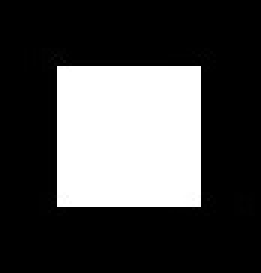
%> input picture Model Fitting/testSquare.jpg, 87 x 91 px (shown 3 times larger)
$ octave Data_analysis.m   (GNU Octave 9; MATLAB toolbox functions it lacks are replaced by stand-ins)
%> lines starting %> are read from the running program, lines starting %| are printed output that depends on the picture; in (x1, y1, x2, y2) boxes, pixels count from 0 and x2, y2 are one past the last pixel; in counts of white or black regions, pixels touching at a corner belong together; the program's own positions count from 1
### Model Fitting/CS5320_Hough.m
function [H,pts] = CS5320_Hough(imo)
% CS5320_Hough - Hough transform of image
% On input:
%    imo (mxn array): gray-level image
% On output:
%    H (rxt array): Hough accumulator array (r rho values; t theta
%    values)
%      r = [indexes to cover from [-ceil(image diagonal to
%           ceil(image diagonal)]
%	   t = [1:180]
%    pts (rxt struct): contains points which contributed to line
%      pts(i,j).pts (kx2 array): k pixels (rows and cols)
% Call:
%    [H4,H4pts] = CS5320_Hough(double(hall4g));
% Author:
%    T. Henderson
%    UU
%    Spring 2016
%
[rows,cols] = size(imo);

rmax = ceil(sqrt(rows^2 + cols^2));
H = zeros(rmax*2+1,180);%% -1
pts(rmax*2+1,180).pts = [];

imEdge = edge(imo,'canny');

for i = 1:rows
    for j = 1:cols
        if imEdge(i,j)==1
            x = j;
            y = rows - i +1;
            for theta = 1:180
                rho = -(x*cosd(theta-1)+y*sind(theta-1));
                rho_ind = round(rmax + 1 - rho);
                H(rho_ind,theta)=H(rho_ind,theta)+1;
                pts(rho_ind,theta).pts = [pts(rho_ind,theta).pts; [i,j]];
            end
        end
    end
end

### Model Fitting/CV_total_LS.m
function [p,s] = CV_total_LS(x,y)
%
%CV_total_LS - total least squares method to fit best line to points
%    (Forsyth and Ponce page 295
%On input:
%    x (nx1 vector): x coordinates of points
%    y (nx1 vector): y coordinates of points
%On output:
%    p (1x3 vector): coefficients of best fit line ax + by + c = 0
%    s (float): error measure (sum of squares of distances
%    of points to line)
%Call:
%     do not use >> [p1,s1] = CV_total_LS([1,2,3],[1,2,3]);
%     [p1,s1] = CV_total_LS([1;2;3],[1;2;3]);
%Author:
%    Clinton Fernandes
%    UU
%    Spring 2016
%

n = size(x,1);

A11 = mean(x.^2) - mean(x)^2;
A12 = mean(x.*y) - mean(x)*mean(y);
A21 = A12;
A22 = mean(y.^2) - mean(y)^2;
A = [A11 A12; A21 A22];

[V,D] = eigs(A);

if D(1,1)<D(2,2)
   p(1,1) = V(1,1);
   p(1,2) = V(2,1);
else
   p(1,1) = V(1,2);
   p(1,2) = V(2,2);
end

p(1,3) = -p(1,1)*mean(x) - p(1,2)*mean(y);

s = 0;
for i = 1:n;
	s = s + (p(1,1)*x(i) + p(1,2)*y(i) + p(1,3))^2;
end

### Model Fitting/CS5320_plot_line.m
function CS5320_plot_line(p,x1,x2,y1,y2)
% CS5320_plot_line - plots line given parameters
% On input:
%    p (1x3 vector): line parameters (p(1)x + p(2)y + p(3) = 0)
%     x1 (float): first x value
%    x2 (float): second x value
%      if x1 ˜= x2, then plot line from x1 to x2 (calculate y1 and
%      y2)
%    y1 (float): first y value
%    y2 (float): second y value
%      if x1==x2, then plot line from y1 to y2 (calculate x1 and x2)
% On output:
%    plot line
% Call:
%     CS5320_plot_line(p1,0,7,0,0);
% Author:
%    Clinton Fernandes
%    UU
%    Spring 2016
%

if x1 == x2
    x = [];
    y = [];
    for y_tmp = y1:y2
        x_tmp = (-p(1,2)*y_tmp - p(1,3))/p(1,1);
        x = [x;x_tmp];
        y = [y;y_tmp];
        plot(x_tmp,y_tmp,'b*-');
    end
else
    x = [];
    y = [];
    for x_tmp = x1:x2
        y_tmp = (-p(1,1)*x_tmp - p(1,3))/p(1,2);
        x = [x;x_tmp];
        y = [y;y_tmp];
    end
end

%hold on;
plot(x,y,'LineWidth',1);
hold off;

### Model Fitting/Data_analysis.m
img = rgb2gray(imread('testSquare.jpg'));
%> img: size 91x87 uint8; min 0, max 255, mean 72.7
[H4,H4pts] = CS5320_Hough(double(img));
%> in CS5320_Hough, `imEdge = edge(imo,'canny');`:
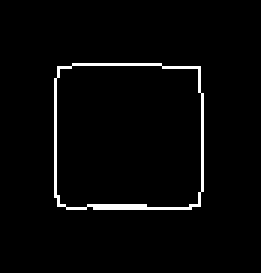
%> imEdge: size 91x87 logical (shown 3 times larger); 2.6% white in thin lines or dots, all inside (x1, y1, x2, y2) = (18, 21, 68, 70)
%> after the loop in CS5320_Hough, `for i = 1:rows`:
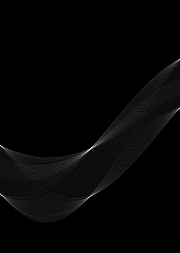
%> H: size 253x180 double; min 0, max 41, mean 0.8; drawn with min black and max white
%> after the loop in CS5320_Hough, `for i = 1:rows`: pts = 45540 items; rho = 63.61; rho_ind = 63; x = 64; y = 22
%> H4pts = 45540 items
%
[x] = [1;2;4;4;5;4;6;5;8;7;9];
[y] = [1;3;3;4;5;6;5;6;7;9;9];
[p1,s1] = CV_total_LS(x,y);
CS5320_plot_line(p1,0,10,0,10);
hold on;
for i = 1:size(x,1)
    plot(x(i),y(i),'ro');
end
grid on;
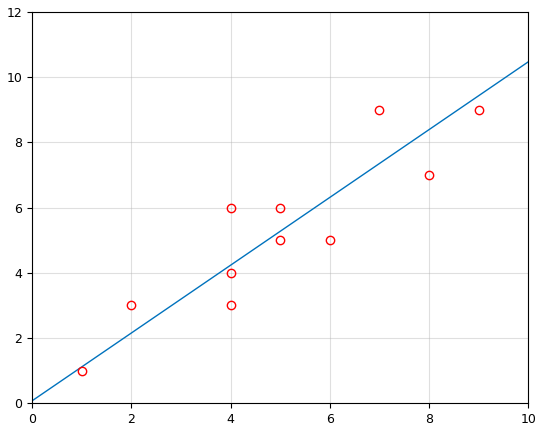
%> figure redrawn from the program's plot data; curve peaks at x = 10, y = 10.47
hold off;
%

[x] = [1;2;4;4;5;4;6;5;8;7;9];
[y] = [1;3;3;4;5;6;5;6;7;9;9];
sMat = [];
for sigma = 0.1:0.1:1
    [x] = [x] + randn(size(x))*sigma;
    [y] = [y] + randn(size(y))*sigma;
    [p1,s1] = CV_total_LS([x],[y]);
    sMat = [sMat;s1];
end
close all;
hold on;
plot(sMat,0:0.1:1);
%> (this line was passed over: plot is not available in this run)
